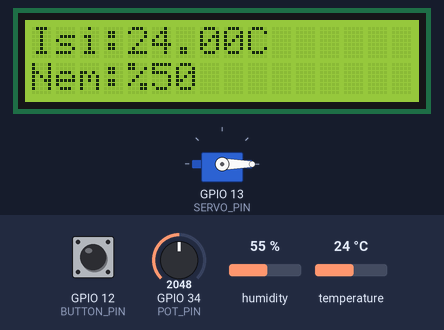
A sketch run on a simulated ESP32. Parts: 16×2 character LCD, servo. The inputs (shaded band) are chosen by the test bench; at power-on: temperature 24 °C, GPIO 12 (BUTTON_PIN) HIGH, GPIO 34 (POT_PIN) = 2048, humidity 55 %. What the sketch prints to the serial monitor is not drawn.

Above: at 1.2 s.
1.3 s: temperature set to 29.3 °C
At 2.9 s:
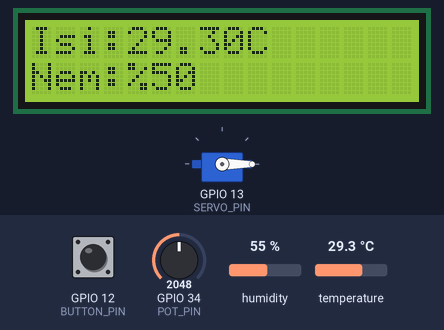
4.0 s: temperature set to 30.7 °C
At 4.8 s:
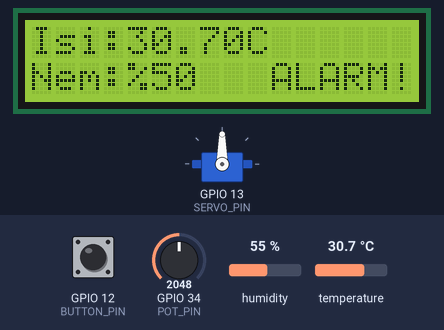
6.7 s: GPIO 12 (BUTTON_PIN) pulled LOW for 2.35 s
At 8.4 s:
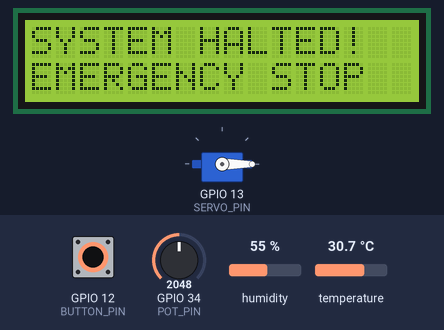
Timing chart, 0 to 9.9 s (numbered marks = the images above; inputs shaded):
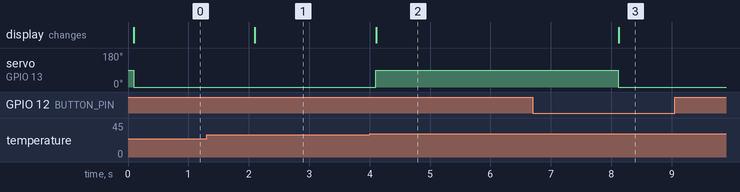

The sketch:

sketch.ino
```cpp
#include <Wire.h>
#include <DHT.h>
#include <LiquidCrystal_I2C.h>
#include <ESP32Servo.h>

// --- Pin Tanımlamaları ---
#define DHTPIN 4
#define DHTTYPE DHT22
#define POT_PIN 34
#define SERVO_PIN 13
#define BUTTON_PIN 12

// --- Veri Yapıları ---
struct SeraVerisi {
  float sicaklik;
  int nem;
};

// --- Global Nesneler ---
QueueHandle_t seraKutusu;
LiquidCrystal_I2C lcd(0x27, 16, 2);
DHT dht(DHTPIN, DHTTYPE);
SemaphoreHandle_t lcdAnahtari;
Servo pencereServosu;

// ** Interrupt (Kesme) Değişkeni **
volatile bool acilDurumFlag = false;

// ***** *Interrupt Servis Rutini (ISR) - RAM üzerinde çalışması zorunludur*****
void IRAM_ATTR acilDurdurmaISR() {
  acilDurumFlag = true;
}

// --- Üretici Görev: Sensör Okuma ---
void Task_Sensor(void *pvParameters) {
  while(1) {
    SeraVerisi anlikVeri;
    anlikVeri.sicaklik = dht.readTemperature();

    // Potansiyometreden 0-4095 arası değeri oku, 0-100 nem oranına çevir
    int analogDeger = analogRead(POT_PIN);
    anlikVeri.nem = map(analogDeger, 0, 4095, 0, 100);

    if (!isnan(anlikVeri.sicaklik)) {
      xQueueSend(seraKutusu, &anlikVeri, 0);
    }
    vTaskDelay(2000 / portTICK_PERIOD_MS);
  }
}

void Task_LCD(void *pvParameters) {
  SeraVerisi gelenPaket;
  while(1) {
    if(xQueueReceive(seraKutusu, &gelenPaket, portMAX_DELAY)) {
      if (xSemaphoreTake(lcdAnahtari, portMAX_DELAY)) {

        lcd.clear();

        // Acil Durum Kontrolü (Interrupt tetiklendiyse)
        if (acilDurumFlag) {
          pencereServosu.write(0); // Güvenlik için pencereyi kapat
          lcd.setCursor(0, 0);
          lcd.print("SYSTEM HALTED!");
          lcd.setCursor(0, 1);
          lcd.print("EMERGENCY STOP");
        }
        else {
          // Normal Çalışma Modu
          lcd.setCursor(0, 0);
          lcd.print("Isi:"); lcd.print(gelenPaket.sicaklik); lcd.print("C");

          lcd.setCursor(0, 1);
          lcd.print("Nem:%"); lcd.print(gelenPaket.nem);

          // Sıcaklık 30 dereceden fazlaysa alarm ver ve servoyu aç
          if(gelenPaket.sicaklik > 30.0) {
            pencereServosu.write(90);
            lcd.setCursor(10, 1);
            lcd.print("ALARM!");
          } else {
            pencereServosu.write(0);
          }
        }
        xSemaphoreGive(lcdAnahtari);
      }
    }
  }
}

void setup() {
  Serial.begin(115200);

  // Donanım Başlatmaları
  lcd.init();
  lcd.backlight();
  dht.begin();
  pencereServosu.attach(SERVO_PIN);

  // Interrupt (Kesme) Yapılandırması
  pinMode(BUTTON_PIN, INPUT_PULLUP);
  attachInterrupt(BUTTON_PIN, acilDurdurmaISR, FALLING);

  // RTOS Nesneleri
  lcdAnahtari = xSemaphoreCreateMutex();
  seraKutusu = xQueueCreate(10, sizeof(SeraVerisi));

  // Görev Oluşturma
  xTaskCreate(Task_Sensor, "Sensor_Oku", 2048, NULL, 1, NULL);
  xTaskCreate(Task_LCD, "Ekran_Kontrol", 2048, NULL, 1, NULL);

  Serial.println("Sistem RTOS + Interrupt Modunda Baslatildi...");
}

void loop() {
  // Loop boş kalır, kontrol RTOS görevlerindedir.
}


/*

1. Veri Paketi: struct SeraVerisi

Sıcaklığı ve Nemi ayrı ayrı göndermek yerine bunları tek bir paket (konteynır) içine aldık.
    struct SeraVerisi { float sicaklik; int nem; };


2. Haberleşme Hattı: Queue (Kuyruk)
Görevler (Task) birbirine doğrudan veri göndermez bunun yerine kuyruk kullandık.

    xQueueCreate(10, sizeof(SeraVerisi));
    Task_Sensor veriyi üretir ve kuyruğa atar.
    Task_LCD o veriyi oradan alır.
    Bu şekilde veriler kaybolmaz ve görevler birbirini beklemeden kendi hızlarında çalışabilir.

3. Üretici Birim: Task_Sensor

Her 2 saniyede bir tetiklenir.
    Adım 1: DHT22'den dijital sıcaklık verisini okur.
    Adım 2: Potansiyometreden gelen analog voltajı map fonksiyonu ile %0-100 nem değerine çevirir.
    Adım 3: Bu iki veriyi SeraVerisi paketine koyar ve xQueueSend ile kuyruğa gönderir.
    Adım 4: vTaskDelay ile uykuya dalarak işlemciyi diğer işler için serbest bırakır.

4. Tüketici ve Karar Birimi: Task_LCD

    xQueueReceive ile kuyruğun başında bekler. portMAX_DELAY sayesinde veri gelene kadar uyur, işlemciyi meşgul etmez.
    Güvenlik (Mutex): Ekrana yazmadan önce xSemaphoreTake ile LCD'nin "anahtarını" alır. Bu başka bir görevin aynı anda ekrana yazıp görüntüleri bozmasını engelleyecektir.
    Kontrol Mantığı: Eğer gelen sıcaklık 30°C'den büyükse, servo motoru (pencereyi) 90 dereceye getirir ve ekrana ALARM! yazar.

5. En Yüksek Öncelik: Interrupt (Kesme)

Sistemin "acil durdurma" düğmesidir. Diğer tüm kodların (Task'lerin) üzerinden atlayarak doğrudan işlemciye müdahale eder.

    Butona basıldığı (Falling edge) an, işlemci ne yapıyorsa bırakır ve acilDurdurmaISR fonksiyonuna gider.
    acilDurumFlag değişkenini true yapar.
    Task_LCD bir sonraki döngüsünde bu bayrağı görür, servoyu kapatır ve ekrana SYSTEM HALTED! basarak sistemi güvenli moda alır.

Özet Akış Şeması =

    Sensör Oku -> 2. Paketle -> 3. Kuyruğa At -> 4. Kuyruktan Çek -> 5. LCD'ye Yaz & Servoyu Yönet.
    (Eğer herhangi bir anda butona basılırsa, bu akış durur ve sistem kilitlenir.)


*/
```

Measured:
- the behaviour switches between 30 and 30.1 °C on temperature (found by bisection; images 1 and 2)
- after the input at 1.3 s, the display: changes after 0.80 s (image 1)
- after the input at 4.0 s, servo on GPIO 13 (SERVO_PIN): 0° → 90° after 0.11 s; the display: changes after 0.11 s (image 2)
- after the input at 6.7 s, servo on GPIO 13 (SERVO_PIN): 90° → 0° after 1.4 s; the display: changes after 1.4 s (image 3)
